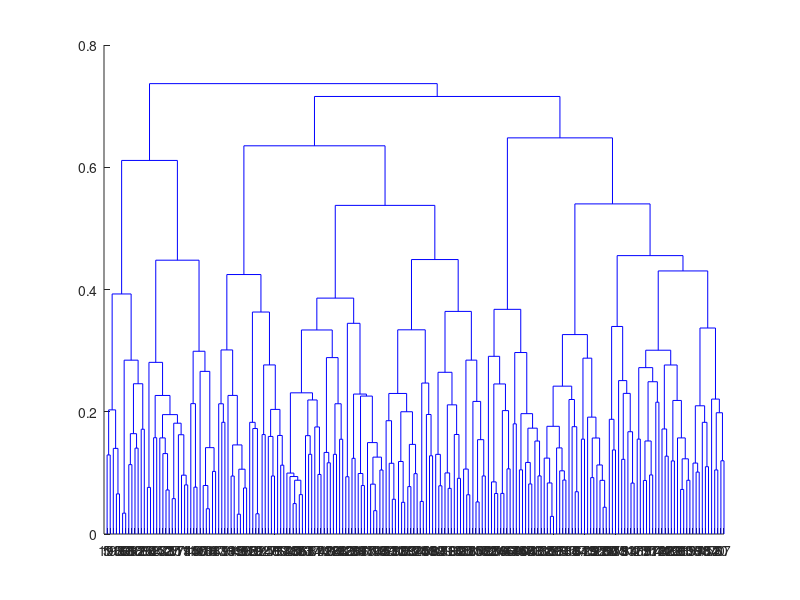

Write the MATLAB code that produced this figure. (Note: this script raises an error after producing the figure.)
% spiral demo9
% ----------------------
% @author : slandarer
% 公众号  : slandarer随笔
% 知乎    : slandarer 

rng(3)

% draw dendrogram
Data = rand(200,3);
N = 5;
Z = linkage(Data,'average');
T = cluster(Z,'maxclust',N);
cutoff = median([Z(end-(N-1),3), Z(end-(N-2),3)]);
[LineSet, ~, order] = dendrogram(Z, 0, 'Orientation', 'top');
XSet = reshape([LineSet(:).XData], 4, []);
YSet = reshape([LineSet(:).YData], 4, []);
YSet = max(max(YSet))-YSet;
close all


figure('Units','normalized', 'Position',[.1,.1,.6,.75])
SS = SSpiral(gca);
SS.set('TLim',[0,2*360+180], 'XLim',[0,200]+.5, 'YLim',[0,max(max(YSet))], 'XTick',0:5:200) 
% use function obj.line to draw lines with different length
SS.line(XSet, YSet, 'Color','k', 'LineWidth',1);


CList = [ 0.3569    0.0784    0.0784
    0.6784    0.4471    0.1725
    0.1020    0.3882    0.5176
    0.1725    0.4196    0.4392
    0.2824    0.2275    0.2902
         0         0         0];
TT = T(order);
classNum = unique(TT, 'stable');
for i = 1:N
    tX = [find(TT==classNum(i),1,'first')-.5, find(TT==classNum(i),1,'last')+.5];
    lgdHdl(i) = SS.xregion(tX, 'FaceColor',CList(i,:), 'FaceAlpha',.4);
end

legend(lgdHdl, {'Set-S','Set-L','Set-A','Set-N','Set-M'})

